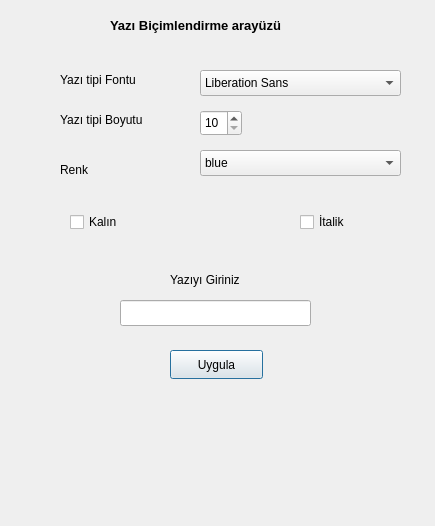
<?xml version="1.0" encoding="UTF-8"?>
<ui version="4.0">
 <class>Dialog</class>
 <widget class="QDialog" name="Dialog">
  <property name="geometry">
   <rect>
    <x>0</x>
    <y>0</y>
    <width>435</width>
    <height>526</height>
   </rect>
  </property>
  <property name="windowTitle">
   <string>Dialog</string>
  </property>
  <widget class="QLabel" name="label">
   <property name="geometry">
    <rect>
     <x>110</x>
     <y>10</y>
     <width>241</width>
     <height>31</height>
    </rect>
   </property>
   <property name="font">
    <font>
     <pointsize>10</pointsize>
     <bold>true</bold>
    </font>
   </property>
   <property name="text">
    <string>Yazı Biçimlendirme arayüzü</string>
   </property>
  </widget>
  <widget class="QLabel" name="label_2">
   <property name="geometry">
    <rect>
     <x>60</x>
     <y>110</y>
     <width>131</width>
     <height>20</height>
    </rect>
   </property>
   <property name="text">
    <string>Yazı tipi Boyutu</string>
   </property>
  </widget>
  <widget class="QLabel" name="label_3">
   <property name="geometry">
    <rect>
     <x>60</x>
     <y>70</y>
     <width>131</width>
     <height>20</height>
    </rect>
   </property>
   <property name="text">
    <string>Yazı tipi Fontu</string>
   </property>
  </widget>
  <widget class="QFontComboBox" name="fontComboBox">
   <property name="geometry">
    <rect>
     <x>200</x>
     <y>70</y>
     <width>201</width>
     <height>26</height>
    </rect>
   </property>
   <property name="editable">
    <bool>false</bool>
   </property>
  </widget>
  <widget class="QSpinBox" name="spinBox_yazibuyut">
   <property name="geometry">
    <rect>
     <x>200</x>
     <y>110</y>
     <width>42</width>
     <height>26</height>
    </rect>
   </property>
   <property name="minimum">
    <number>10</number>
   </property>
   <property name="maximum">
    <number>40</number>
   </property>
   <property name="singleStep">
    <number>2</number>
   </property>
  </widget>
  <widget class="QComboBox" name="comboBox_renk">
   <property name="geometry">
    <rect>
     <x>200</x>
     <y>150</y>
     <width>201</width>
     <height>26</height>
    </rect>
   </property>
   <item>
    <property name="text">
     <string>blue</string>
    </property>
   </item>
   <item>
    <property name="text">
     <string>cyan</string>
    </property>
   </item>
   <item>
    <property name="text">
     <string>black</string>
    </property>
   </item>
   <item>
    <property name="text">
     <string>magenta</string>
    </property>
   </item>
   <item>
    <property name="text">
     <string>gray</string>
    </property>
   </item>
   <item>
    <property name="text">
     <string>yellow</string>
    </property>
   </item>
   <item>
    <property name="text">
     <string>orange</string>
    </property>
   </item>
   <item>
    <property name="text">
     <string>white</string>
    </property>
   </item>
   <item>
    <property name="text">
     <string>green</string>
    </property>
   </item>
   <item>
    <property name="text">
     <string>purple</string>
    </property>
   </item>
   <item>
    <property name="text">
     <string>red</string>
    </property>
   </item>
  </widget>
  <widget class="QLabel" name="label_4">
   <property name="geometry">
    <rect>
     <x>60</x>
     <y>160</y>
     <width>63</width>
     <height>20</height>
    </rect>
   </property>
   <property name="text">
    <string>Renk</string>
   </property>
  </widget>
  <widget class="QLabel" name="label_5">
   <property name="geometry">
    <rect>
     <x>170</x>
     <y>270</y>
     <width>131</width>
     <height>20</height>
    </rect>
   </property>
   <property name="text">
    <string>Yazıyı Giriniz</string>
   </property>
  </widget>
  <widget class="QLineEdit" name="line_yazi">
   <property name="geometry">
    <rect>
     <x>120</x>
     <y>300</y>
     <width>191</width>
     <height>26</height>
    </rect>
   </property>
  </widget>
  <widget class="QCheckBox" name="checkBox_kalin">
   <property name="geometry">
    <rect>
     <x>70</x>
     <y>210</y>
     <width>91</width>
     <height>24</height>
    </rect>
   </property>
   <property name="text">
    <string>Kalın</string>
   </property>
  </widget>
  <widget class="QCheckBox" name="checkBox_italik">
   <property name="geometry">
    <rect>
     <x>300</x>
     <y>210</y>
     <width>91</width>
     <height>24</height>
    </rect>
   </property>
   <property name="text">
    <string>İtalik</string>
   </property>
  </widget>
  <widget class="QPushButton" name="but_uygula">
   <property name="geometry">
    <rect>
     <x>170</x>
     <y>350</y>
     <width>93</width>
     <height>29</height>
    </rect>
   </property>
   <property name="text">
    <string>Uygula</string>
   </property>
  </widget>
  <widget class="QLabel" name="label_yazdirmaekrani">
   <property name="geometry">
    <rect>
     <x>120</x>
     <y>400</y>
     <width>191</width>
     <height>71</height>
    </rect>
   </property>
   <property name="palette">
    <palette>
     <active>
      <colorrole role="WindowText">
       <brush brushstyle="SolidPattern">
        <color alpha="255">
         <red>85</red>
         <green>85</green>
         <blue>255</blue>
        </color>
       </brush>
      </colorrole>
     </active>
     <inactive>
      <colorrole role="WindowText">
       <brush brushstyle="SolidPattern">
        <color alpha="255">
         <red>0</red>
         <green>0</green>
         <blue>0</blue>
        </color>
       </brush>
      </colorrole>
     </inactive>
     <disabled>
      <colorrole role="WindowText">
       <brush brushstyle="SolidPattern">
        <color alpha="255">
         <red>120</red>
         <green>120</green>
         <blue>120</blue>
        </color>
       </brush>
      </colorrole>
     </disabled>
    </palette>
   </property>
   <property name="text">
    <string/>
   </property>
  </widget>
 </widget>
 <resources/>
 <connections/>
</ui>
